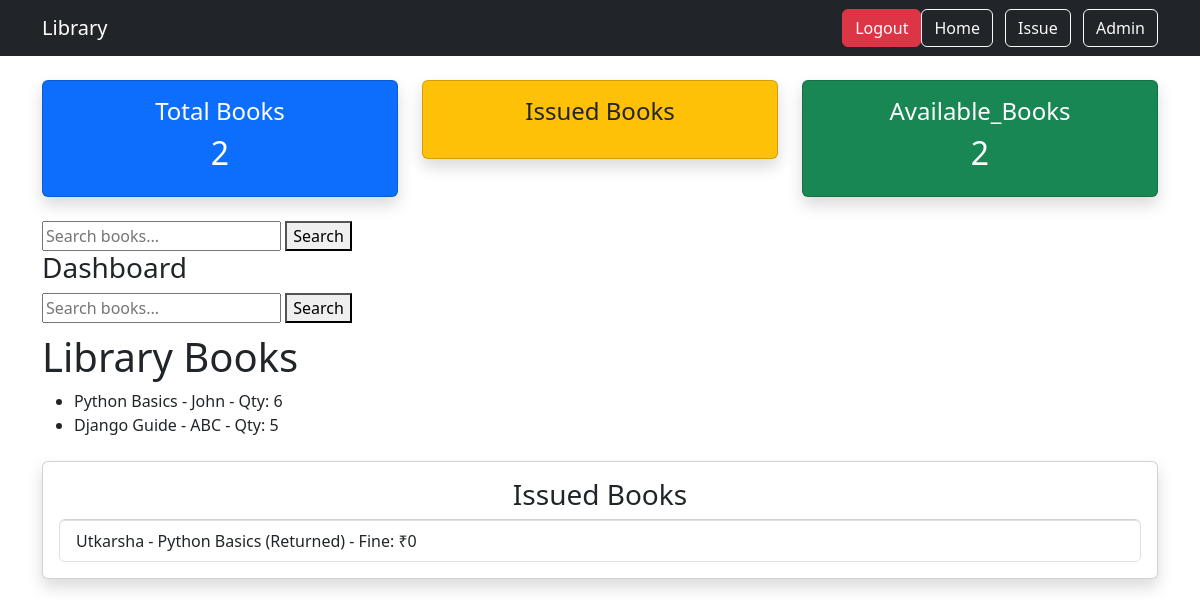
Before: / (signed in) with the older database file.
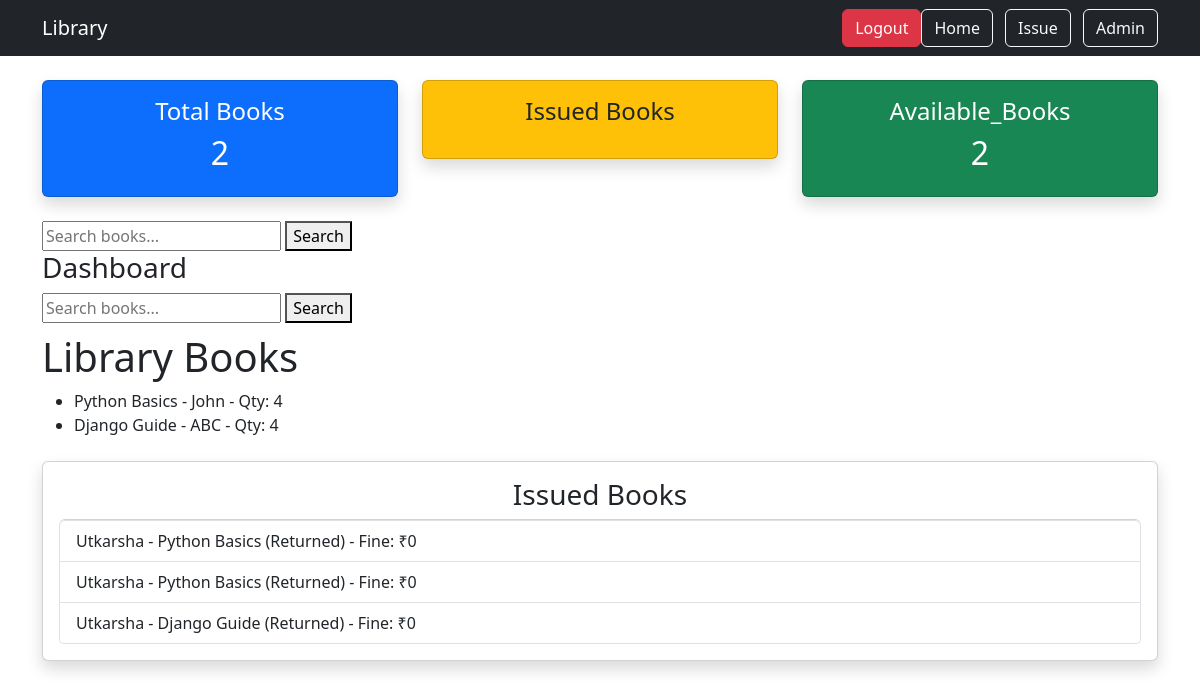
After: the same page with the newer database file.
### library/models.py (models this page shows, shortened)
class Book(models.Model):
    title= models.CharField(max_length=100)
    author= models.CharField(max_length=100)
    quantity =models.IntegerField()
    available =models.BooleanField(default=True)
    def __str__(self):
         return self.title

class Issue(models.Model):
    student = models.ForeignKey(Student,on_delete=models.CASCADE)
    book = models.ForeignKey(Book,on_delete=models.CASCADE)
    issue_date = models.DateField(auto_now_add=True)
    return_date = models.DateField(null=True,blank=True)
    due_date = models.DateField(null=True,blank=True)

class Student(models.Model):
    name = models.CharField(max_length=100)
    email =models.EmailField()
    def __str__(self):
        return self.name

### library/views.py (the view)
# urls.py: path('', views.home, name='home'),
@login_required
def home(request):
    books = Book.objects.all()
    issues = Issue.objects.all()
    total_books = Book.objects.count()
    available_books = Book.objects.filter(
        quantity__gt=0).count()
    total_issues = Issue.objects.filter(
        return_date=None
    ).count()
    return render(request, 'home.html', {
        'books': books,
        'issues': issues,
        'total_books': total_books,
        'available_books': available_books,
        'total_issues': total_issues,
    })

### library/templates/home.html (shortened to what this page needs)
<!DOCTYPE html>
{% load static %}
<html>
<head>
    <link href="https://cdn.jsdelivr.net/npm/bootstrap@5.3.0/dist/css/bootstrap.min.css" rel="stylesheet">
</head>
<body>
<nav class ="navbar navbar-expand-lg navbar-dark bg-dark">
    <div class ="container">
        <a class="navbar-brand" href="/">Library</a>
        <div class = "ms-auto">
            <a href ="/admin/logout/" class="btn btn-danger">Logout</a>
        </div>
         <div>
             <a href="/" class="btn btn-outline-light me-2">Home</a>
             <a href="/issue/" class="btn btn-outline-light me-2">Issue</a>
             <a href="/admin" class="btn btn-outline-light">Admin</a>
         </div>
    </div>
</nav>
<div class="container mt-4">
    <div class="row text-center mb-4">
        <div class="col-md-4">
            <div class="card p-3 shadow bg-primary text-white">
                <h4> Total Books</h4>
                <h2>{{ total_books }}</h2>
            </div>
        </div>
        <div class ="col-md-4">
            <div class="card p-3 shadow bg-warning text-dark">
                <h4>Issued Books</h4>
            </div>
        </div>
        <div class="col-md-4">
            <div class="card p-3 shadow bg-success text-white">
                <h4>Available_Books</h4>
                <h2>{{ available_books }}</h2>
            </div>
        </div>
    </div>
<form method ="GET">
    <input type="text" name="q"
           placeholder="Search books...">
    <button type ="submit"> Search</button>
</form>
    <h3>Dashboard</h3>
    <form method="GET"
      style="margin-bottom:10px;">
        <input type="text" name="q"
      placeholder="Search books..."
      value="{{ request.GET.q }}">
        <button type="submit"> Search</button>
    </form>
     <h1>Library Books</h1>
     <ul>
         {% for book in books %}
         <li>
            {{ book.title }} -
         {{book.author }} - Qty:
         {{book.quantity }}
         </li>
         {% endfor %}
     </ul>
    <div class="card mt-4 p-3 shadow">
        <h3 class="text-center">Issued Books
        </h3>
        <ul class="list-group">
            {% for issue in issues %}
                  <li class="list-group-item">
                      {{ issue.student }} - {{ issue.book }}
                      {% if issue.return_date %}
                      (Returned)
                      {% else %}
                      <a href="{% url 'return_book' issue.id %}"
                         class="btn btn-sm btn-success">Return</a>
                      {% endif %}
                       - Fine: ₹{{ issue.fine | default:0 }}
                  </li>
            {% endfor %}
        </ul>
    </div>
    </div>
</body>
</html>

Changed rows visible on the page:
changed Book "Python Basics": quantity "6" → "4"
changed Book "Django Guide": quantity "5" → "4"
added Issue: student "Utkarsha", book "Python Basics", return_date "(Returned)", fine "0"
added Issue: student "Utkarsha", book "Django Guide", return_date "(Returned)", fine "0"
